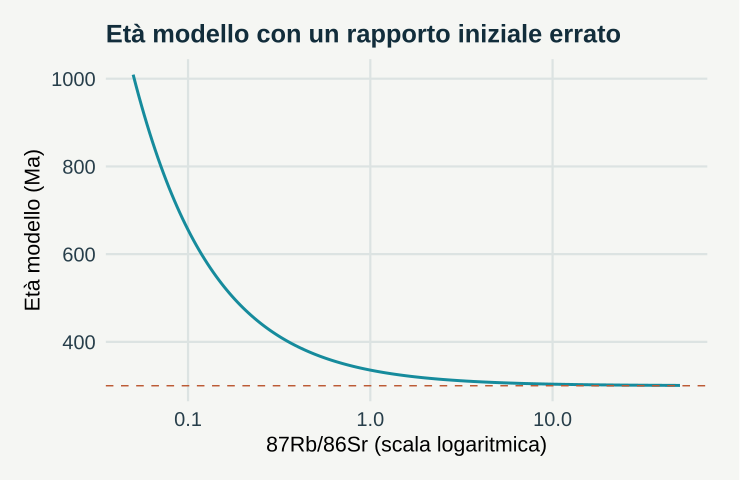

Write R code to recreate this figure.
# GeoStat Lab — funzioni comuni. R >= 4.3; ggplot2 >= 3.4; jsonlite.
suppressPackageStartupMessages(library(ggplot2))
col_geo <- c('#168B9C','#BC5B35','#7054A4','#A17B19','#227864','#64748B')
theme_set(theme_minimal(base_size=17, base_family='sans') + theme(
  plot.background=element_rect(fill='#F5F6F3',colour=NA),
  panel.background=element_rect(fill='#F5F6F3',colour=NA),
  panel.grid.minor=element_blank(),panel.grid.major=element_line(colour='#DCE3E2'),
  plot.title=element_text(size=19,face='bold',colour='#122D3B'),
  plot.subtitle=element_text(size=13,colour='#405560',margin=margin(b=12)),
  axis.text=element_text(size=15,colour='#273E4A'),axis.title=element_text(size=16),
  legend.position='bottom',legend.title=element_blank(),legend.text=element_text(size=14),
  strip.text=element_text(size=15,face='bold'),plot.margin=margin(18,24,18,18)))
metric <- function(...) data.frame(grandezza=names(c(...)),valore=as.character(c(...)),check.names=FALSE)
f <- function(x,d=3) {out<-formatC(x,digits=d,format='fg');out[!is.finite(x)]<-'Non definito';out}
line_plot <- function(d,x='x',y='y',title='',xl=x,yl=y,group=NULL) {
 p<-ggplot(d,aes(x=.data[[x]],y=.data[[y]]))
 if(is.null(group)) p<-p+geom_line(colour=col_geo[1],linewidth=1.05) else p<-p+aes(colour=.data[[group]],group=.data[[group]])+geom_line(linewidth=1)+scale_colour_manual(values=col_geo)
 p+labs(title=title,x=xl,y=yl)
}
point_plot <- function(d,x='x',y='y',title='',xl=x,yl=y,group=NULL) {
 p<-ggplot(d,aes(x=.data[[x]],y=.data[[y]]))
 if(is.null(group))p<-p+geom_point(colour=col_geo[1],size=2.5,alpha=.8) else p<-p+aes(colour=.data[[group]])+geom_point(size=2.7,alpha=.85)+scale_colour_manual(values=col_geo)
 p+labs(title=title,x=xl,y=yl)
}
hist_plot<-function(x,title='',xl='Valore',bins=20)ggplot(data.frame(x=x),aes(x))+geom_histogram(bins=bins,fill=col_geo[1],colour='#F5F6F3')+labs(title=title,x=xl,y='Frequenza')
bar_plot<-function(d,x='gruppo',y='valore',title='',yl='Valore')ggplot(d,aes(x=.data[[x]],y=.data[[y]],fill=.data[[x]]))+geom_col(width=.65)+scale_fill_manual(values=rep(col_geo,length.out=length(unique(d[[x]])) ))+guides(fill='none')+labs(title=title,x=NULL,y=yl)
map_plot<-function(d,z='z',title='',xl='Est [km]',yl='Nord [km]')ggplot(d,aes(x,y,fill=.data[[z]]))+geom_raster()+coord_equal()+scale_fill_gradientn(colours=c('#153F56','#298C9C','#B8CDB2','#F1D889','#AD542F'))+labs(title=title,x=xl,y=yl)
acf_data<-function(x,lag=20){a<-acf(x,lag.max=min(lag,length(x)-1),plot=FALSE);data.frame(x=as.vector(a$lag)[-1],y=as.vector(a$acf)[-1])}
# AR(1), distribuzione marginale stazionaria N(0, 1).
ar_series<-function(n,rho){x<-numeric(n);x[1]<-rnorm(1);for(i in 2:n)x[i]<-rho*x[i-1]+sqrt(1-rho^2)*rnorm(1);x}
# Distanze euclidee in unità metriche già dichiarate; nessuna conversione implicita di CRS.
dist_cross<-function(a,b)sqrt(outer(a[,1],b[,1],'-')^2+outer(a[,2],b[,2],'-')^2)
# Predittore IDW: i punti coincidenti ricevono esattamente il valore osservato.
idw<-function(xy,z,new,power=2){dd<-dist_cross(new,xy);apply(dd,1,function(d)if(any(d<1e-10))mean(z[d<1e-10])else weighted.mean(z,d^(-power)))}
# CART didattico binario: divisioni assiali che minimizzano l'impurità di Gini.
cart_fit<-function(x,y,depth=2,minleaf=4){
 node<-list(p=mean(y),n=length(y));if(depth<1||length(unique(y))<2||length(y)<2*minleaf)return(node)
 best<-Inf
 for(j in seq_len(ncol(x))){v<-sort(unique(x[,j])); if(length(v)<2)next
  for(cut in (head(v,-1)+tail(v,-1))/2){left<-x[,j]<=cut;nl<-sum(left);nr<-sum(!left);if(min(nl,nr)<minleaf)next
   score<-nl*mean(y[left])*(1-mean(y[left]))+nr*mean(y[!left])*(1-mean(y[!left]))
   if(score<best){best<-score;node$j<-j;node$cut<-cut;split<-left}
  }
 }
 if(is.finite(best)){node$left<-cart_fit(x[split,,drop=FALSE],y[split],depth-1,minleaf);node$right<-cart_fit(x[!split,,drop=FALSE],y[!split],depth-1,minleaf)};node
}
cart_predict<-function(tree,x)apply(x,1,function(row){t<-tree;while(!is.null(t$j))t<-if(row[t$j]<=t$cut)t$left else t$right;t$p})
p <- list(dr = 0.0005, t = 300, seed = 17)
set.seed(p$seed)
lam <- 1.3972e-11

b <- exp(lam * p$t * 1e+06) - 1

eta_modello <- function(x) log(1 + (0.7085 + b * x - (0.7085 - p$dr))/x)/lam/1e+06

x <- exp(seq(log(0.05), log(50), length.out = 200))

data <- data.frame(x = x, eta = eta_modello(x))

plots <- list(line_plot(data, "x", "eta", title = "Età modello con un rapporto iniziale errato", xl = "87Rb/86Sr (scala logaritmica)", 
    yl = "Età modello (Ma)") + scale_x_log10() + geom_hline(yintercept = p$t, linetype = 2, colour = col_geo[2]))

metrics <- metric(`Età vera (Ma)` = p$t, `Età modello, 87Rb/86Sr = 0,5` = f(eta_modello(0.5)), `Età modello, 87Rb/86Sr = 5` = f(eta_modello(5)), 
    `Età modello, 87Rb/86Sr = 50` = f(eta_modello(50)))
print(metrics,row.names=FALSE)
ggplot2::ggsave('m19-modello-B.svg',plots[[1]],device=svglite::svglite,width=7.7,height=5.0,bg='#F8F6F1')
